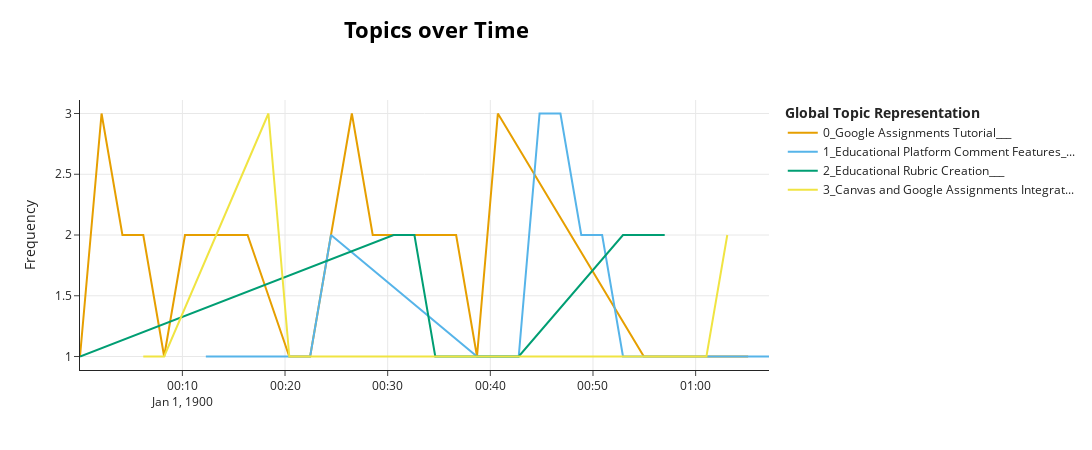

The notebook cell saved with this chart:
### Markdown cell above
### Visualize topics over time

### Code cell
topicModel.visualize_topics_over_time(topicsOverTime)

### Figure 1 — Plotly figure (JSON) as saved in the notebook; plotly's stock layout.template omitted (floating-point values rounded to 4 significant figures)
{"data": [{"hoverinfo": "text", "hovertext": ["<b>Topic 0</b><br>Words: Educational Assignment Management, , , , ", "<b>Topic 0</b><br>Words: Google Assignments Integration, , , , ", "<b>Topic 0</b><br>Words: Educational Document Automation, , , , ", "<b>Topic 0</b><br>Words: Google Assignments Tool Overview, , , , ", "<b>Topic 0</b><br>Words: Google Docs for Education Tool, , , , ", "<b>Topic 0</b><br>Words: Google Assignments Tool Features, , , , ", "<b>Topic 0</b><br>Words: Google Assignments Integration, , , , ", "<b>Topic 0</b><br>Words: Google Assignments LTI Integration Pilot, , , , ", "<b>Topic 0</b><br>Words: Google Assignments grading limitations, , , , ", "<b>Topic 0</b><br>Words: TEDx Participation Opt-in Form, , , , ", "<b>Topic 0</b><br>Words: Google Assignments Integration Instructions, , , , ", "<b>Topic 0</b><br>Words: Google Assignments Tutorial, , , , ", "<b>Topic 0</b><br>Words: Educational Assignment Instructions, , , , ", "<b>Topic 0</b><br>Words: Educational Technology Tutorial, , , , ", "<b>Topic 0</b><br>Words: Google Assignments Configuration, , , , ", "<b>Topic 0</b><br>Words: Document Editing and Submission Process, , , , ", "<b>Topic 0</b><br>Words: Google Assignments Submission Process, , , , ", "<b>Topic 0</b><br>Words: Google Assignments Tutorial, , , , ", "<b>Topic 0</b><br>Words: Team Project Collaboration Resources, , , , "], "marker": {"color": "#E69F00"}, "mode": "lines", "name": "0_Google Assignments Tutorial___", "type": "scatter", "x": ["1900-01-01T00:00:01.605035", "1900-01-01T00:02:07.660735", "1900-01-01T00:04:09.571470", "1900-01-01T00:06:11.482205", "1900-01-01T00:08:13.392941", "1900-01-01T00:10:15.303676", "1900-01-01T00:14:19.125147", "1900-01-01T00:16:21.035882", "1900-01-01T00:20:24.857352", "1900-01-01T00:22:26.768088", "1900-01-01T00:26:30.589558", "1900-01-01T00:28:32.500294", "1900-01-01T00:30:34.411029", "1900-01-01T00:34:38.232500", "1900-01-01T00:36:40.143235", "1900-01-01T00:38:42.053970", "1900-01-01T00:40:43.964705", "1900-01-01T00:54:57.339852", "1900-01-01T01:05:06.893529"], "y": [1, 3, 2, 2, 1, 2, 2, 2, 1, 1, 3, 2, 2, 2, 2, 1, 3, 1, 1]}, {"hoverinfo": "text", "hovertext": ["<b>Topic 1</b><br>Words: Educational Feedback Tools, , , , ", "<b>Topic 1</b><br>Words: Document submission guidelines, , , , ", "<b>Topic 1</b><br>Words: Feedback Management Process, , , , ", "<b>Topic 1</b><br>Words: Assignment Submission Policies, , , , ", "<b>Topic 1</b><br>Words: Online Submission Process, , , , ", "<b>Topic 1</b><br>Words: Online Assignment Submission Tracking, , , , ", "<b>Topic 1</b><br>Words: Document Review Process, , , , ", "<b>Topic 1</b><br>Words: Educational Grading System Tutorial, , , , ", "<b>Topic 1</b><br>Words: Student Feedback Process, , , , ", "<b>Topic 1</b><br>Words: Online Feedback and Communication, , , , ", "<b>Topic 1</b><br>Words: Educational Grading System Guidelines, , , , ", "<b>Topic 1</b><br>Words: Without additional context or content from the documents mentioned, it's not possible to provide an accurate summary label. If you can provide more details or excerpts from the documents, I could attempt to give a summary label., , , , ", "<b>Topic 1</b><br>Words: Rubric Commenting Features, , , , ", "<b>Topic 1</b><br>Words: Educational Feedback System, , , , ", "<b>Topic 1</b><br>Words: Workshop Discussion Closure, , , , "], "marker": {"color": "#56B4E9"}, "mode": "lines", "name": "1_Educational Platform Comment Features_...", "type": "scatter", "x": ["1900-01-01T00:12:17.214411", "1900-01-01T00:22:26.768088", "1900-01-01T00:24:28.678823", "1900-01-01T00:38:42.053970", "1900-01-01T00:40:43.964705", "1900-01-01T00:42:45.875441", "1900-01-01T00:44:47.786176", "1900-01-01T00:46:49.696911", "1900-01-01T00:48:51.607647", "1900-01-01T00:50:53.518382", "1900-01-01T00:52:55.429117", "1900-01-01T00:54:57.339852", "1900-01-01T00:56:59.250588", "1900-01-01T01:01:03.072058", "1900-01-01T01:07:08.804264"], "y": [1, 1, 2, 1, 1, 1, 3, 3, 2, 2, 1, 1, 1, 1, 1]}, {"hoverinfo": "text", "hovertext": ["<b>Topic 2</b><br>Words: Educational Assignment Tools, , , , ", "<b>Topic 2</b><br>Words: Ice Cream Rubric Exercise, , , , ", "<b>Topic 2</b><br>Words: Rubric Creation in Educational Platforms, , , , ", "<b>Topic 2</b><br>Words: Document Review Process, , , , ", "<b>Topic 2</b><br>Words: Teacher's Assignment Management, , , , ", "<b>Topic 2</b><br>Words: Online Education Platform Navigation, , , , ", "<b>Topic 2</b><br>Words: Rubric Creation and Usage, , , , ", "<b>Topic 2</b><br>Words: Online Assignment Submission, , , , "], "marker": {"color": "#009E73"}, "mode": "lines", "name": "2_Educational Rubric Creation___", "type": "scatter", "x": ["1900-01-01T00:00:01.605035", "1900-01-01T00:30:34.411029", "1900-01-01T00:32:36.321764", "1900-01-01T00:34:38.232500", "1900-01-01T00:36:40.143235", "1900-01-01T00:42:45.875441", "1900-01-01T00:52:55.429117", "1900-01-01T00:56:59.250588"], "y": [1, 2, 2, 1, 1, 1, 2, 2]}, {"hoverinfo": "text", "hovertext": ["<b>Topic 3</b><br>Words: Educational Grading Tools Comparison, , , , ", "<b>Topic 3</b><br>Words: Canvas and Google Assignments Integration, , , , ", "<b>Topic 3</b><br>Words: Google Assignments Grading Integration, , , , ", "<b>Topic 3</b><br>Words: Grade Integration Limitations, , , , ", "<b>Topic 3</b><br>Words: Google Assignments Grading Instructions, , , , ", "<b>Topic 3</b><br>Words: Educational Technology Feedback Methods, , , , ", "<b>Topic 3</b><br>Words: Google Assignments Integration, , , , "], "marker": {"color": "#F0E442"}, "mode": "lines", "name": "3_Canvas and Google Assignments Integrat...", "type": "scatter", "x": ["1900-01-01T00:06:11.482205", "1900-01-01T00:08:13.392941", "1900-01-01T00:18:22.946617", "1900-01-01T00:20:24.857352", "1900-01-01T00:52:55.429117", "1900-01-01T01:01:03.072058", "1900-01-01T01:03:04.982794"], "y": [1, 1, 3, 1, 1, 1, 2]}], "layout": {"height": 450, "hoverlabel": {"bgcolor": "white", "font": {"family": "Rockwell", "size": 16}}, "legend": {"title": {"text": "<b>Global Topic Representation"}}, "title": {"font": {"color": "Black", "size": 22}, "text": "<b>Topics over Time</b>", "x": 0.4, "xanchor": "center", "y": 0.95, "yanchor": "top"}, "width": 1250, "xaxis": {"showgrid": true}, "yaxis": {"showgrid": true, "title": {"text": "Frequency"}}}}
